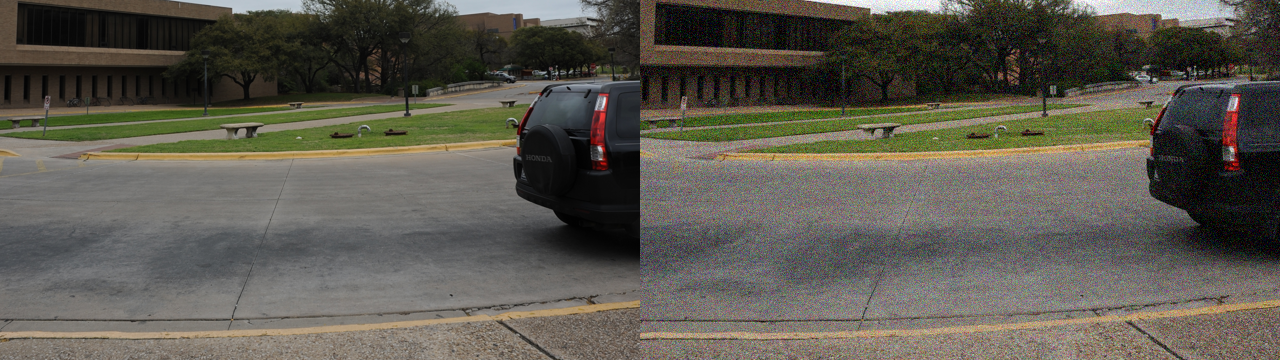
%> input picture SINQ_release/demo_pic.bmp, 1280 x 360 px
$ octave demo.m   (GNU Octave 9; MATLAB toolbox functions it lacks are replaced by stand-ins)
%> lines starting %> are read from the running program, lines starting %| are printed output that depends on the picture
### SINQ_release/compute_score.m
function score = compute_score(img)

	load model.mat;
	[~, ~, d] = size(img);
	if (d ~= 1)
		img = rgb2gray(img);
	end
	img = double(img);
	size_img = size(img);
	imDL = img(:,1:size_img(2)/2);
	imDR = img(:,size_img(2)/2+1:end);
	max_disp = 25;
	[fdsp, dmapD, confD, diffD] = mj_stereo_SSIM(imDL,imDR, max_disp);
	dmapgra=gradient(dmapD);
	dmapgra=abs(dmapgra);
	dmapgra1=1./(1+dmapgra);
	[single, dot] = single_by_Infor3DQA(imDL,imDR,dmapD);
	feature = [ExtractFeatureWithSailency(single, dmapgra1), ExtractFeature(dot), ExtractFeature(imDL), ExtractFeature(imDR)];
	[q, reg_acc, dec] = svmpredict(1, feature, svrmodel,'-q');
	score = q;
end

### SINQ_release/mj_stereo_SSIM.m

%-----------------------------------------------------------------
% This code is modified from the package provided by Shawn Lankton (http://www.shawnlankton.com) Feb. 2008
% The modification uses SSIM to replace SAD in computing disparities
% Ming-Jun Chen May 2012
%-----------------------------------------------------------------
% function [dsp_f dsp] = stereo(img_R,img_L, maxs)
%
% 3D from stereo.  This function takes a stereo pair
% (that should already be registered so the only difference is in the
% 'x' dimension), and produces a 'disparity map.'  The output here is
% pixel disparity, which can be converted to actual distance from the
% cameras if information about the camera geometry is known.
%
% The output here does show which objects are closer.
% Brighter = closer
%
% EXAMPLE:
% img_R = imread('tsuR.jpg');
% img_L = imread('tsuL.jpg');
% [dsp_f dsp] = stereo(img_R,img_L,20);
%
% Inputs:
%   img_R  = right image
%   img_L  = left image
%   maxs   = maximum pixel disparity.  (depends on image pair)
%
% Outputs:
%   dsp   = pixel disparities before final filtering (0 indicates bad pixel)
%   dsp_f = final disparity map after mode filtering
%
% Algorithm:
% 1) Compute pixel disparity by comparing shifted versions of images.
% 2) Use 2D mode filter to replace low-confidence information with
%    information from high-confidence neighbors.
%
% Coded by Shawn Lankton (http://www.shawnlankton.com) Feb. 2008
%-----------------------------------------------------------------

function [fdsp dsp confidence difference] = mj_stereo_SSIM(i1,i2, maxs)
  win_size  = 7; %-- size of window used when smoothing
  tolerance = 2; %-- how close R-L and L-R values need to be
  weight    = 1; %-- weight on gradients opposed to color

  %--determine pixel correspondence Right-to-Left and Left-to-Right
  [dsp1, diff1, cor1] = slide_images(i1,i2, 1, maxs, win_size, weight);
  [dsp2, diff2, cor2] = slide_images(i2,i1, -1, -maxs, win_size, weight);

  %--keep only high-confidence pixels
  [dsp conf diff] = winner_take_all(dsp1,diff1,cor1,dsp2,diff2,cor2,tolerance);

  confidence = conf;
  difference = diff;
  %--try to eliminate bad pixesl
 % fdsp = modefilt2((dsp),[win_size,win_size],2);  -- MJ take out the smoothing step
    fdsp = dsp;
%%----- HELPER FUNCTIONS

%-- takes the best disparity when we're within tolerance
function [pd  conf diff] = winner_take_all(d1,m1,cor1,d2,m2,cor2,tolerance,maxs)
%   pixel_dsp = zeros(size(d1));               %-- initialize output
%   conf = zeros(size(d1));
%     diff = zeros(size(d1));
%
   idx1 = find(m1>m2); %-- find where d1 is best
   idx2 = find(m2>m1); %-- find where d2 is best
%
%   pixel_dsp(idx1) = d1(idx1);                %-- fill with d1
%   diff(idx1) = m1(idx1);
%   conf(idx1) = cor1(idx1);

  pixel_dsp = d1;                %-- fill with d2
  diff = m1;
  conf = cor1;

  pixel_dsp(idx2) = d2(idx2);                %-- fill with d2
  diff(idx2) = m2(idx2);
  conf(idx2) = cor2(idx2);

  pd = shift_image(pixel_dsp,5);             %-- shift to match i1
  diff = shift_image(diff,5);             %-- shift to match i1
  conf = shift_image(conf,5);             %-- shift to match i1

%-- slides images across each other to get disparity estimate
function [disparity mindiff corrmap ] = slide_images(i1,i2,mins,maxs,win_size,weight)
  [dimy,dimx,c] = size(i1);
  disparity = zeros(dimy,dimx);    %-- init outputs
  mindiff = inf(dimy,dimx);
  corrmap = zeros(dimy,dimx);

  h = ones(win_size)/win_size.^2;  %-- averaging filter

  [g1x] = gradient(double(i1)); %-- get gradient for each image
  [g2x] = gradient(double(i2));
  Precision=1;
  step = sign(maxs-mins)*Precision;          %-- adjusts to reverse slide
  for(i=mins:step:maxs)
    s  = shift_image(i2,i);        %-- shift image and derivs
    sx = shift_image(g2x,i);


    %--CSAD  is Cost from Sum of Absolute Differences
    %--CGRAD is Cost from Gradient of Absolute Differences

      %-- get CSAD and CGRAD
    [s1 ,ssimmap]= ssim(i1,s);           % -- MJ use SSIM
    [sg1,gssimmap]= ssim(g1x,sx);   	 % -- MJ use SSIM

    diffs = (i1-s);       %-- get CSAD and CGRAD

    CSSIM  = imfilter(ssimmap,h);           % -- MJ use SSIM
    CGSSIM = imfilter(gssimmap,h);           % -- MJ use SSIM
    d = 0.5*double(CSSIM)+0.5*CGSSIM;          %-- total 'difference' score

    idx = find(d>corrmap);          %-- put corresponding disarity
    disparity(idx) = abs(i)*Precision;        %   into correct place in image
    mindiff(idx) = diffs(idx);
    corrmap(idx) = d(idx);
  end

%-- Shift an image
function I = shift_image(I,shift)
  dimx = size(I,2);
  if(shift > 0)
    I(:,shift:dimx,:) = I(:,1:dimx-shift+1,:);
    I(:,1:shift-1,:) = 0;
  else
    if(shift<0)
      I(:,1:dimx+shift+1,:) = I(:,-shift:dimx,:);
      I(:,dimx+shift+1:dimx,:) = 0;
    end
  end


### SINQ_release/mj_computeDispCompIm.m
function [ disp_comp_L ] = mj_computeDispCompIm( imL,imR,Dmap_L )

%   Generate merged view from disparity map

disp_comp_L=imL; % greate buffer for systhesized view
disp_comp_L(:)=0; % reset

sz=size(imL);

for x=1:sz(1)
    for y=1:sz(2)
        idxNew = y- Dmap_L(x,y);
        idxNew = max(1,idxNew);
        idxNew = min(sz(2)-1,idxNew);
        disp_comp_L(x,y)= (idxNew- floor(idxNew))*imR(x,floor(idxNew)+1)+(floor(idxNew)+1-idxNew)*imR(x,floor(idxNew)); % interpolated between pixels
    end
end

end

### SINQ_release/ExtractInforResponse.m
function [ infor ] = ExtractInforResponse( im )

%a = ones(11,11);
%infor = entropyfilt(im,a);
 im=double(im);

 for scale=1:1

     N=2^(4-scale+1)+1;
     win=fspecial('gaussian',N,N/5);

     if (scale >1)
         im=filter2(win,im,'same');
         im=im(1:2:end,1:2:end);
     end

     mu1   = filter2(win, im, 'same');
     mu1_sq = mu1.*mu1;
     sigma1_sq = filter2(win, im.*im, 'same') - mu1_sq;
     sigma1_sq(sigma1_sq<1e-10)=0;

     %infor=log2(1+sigma1_sq./sigma_nsq);
     infor=log2(1+sigma1_sq);
 end

end

### SINQ_release/mj_GenMergeWEntropy.m
function [ M_L ] = mj_GenMergeWEntropy( imL,imR,EN_L,EN_R )

% [10 lines of commented-out code are left out]
    EN_L(EN_L==0)=0.0001;
    EN_R(EN_R==0)=0.0001;

    alfa = 1;
    EN_L = EN_L.^alfa;
    EN_R = EN_R.^alfa;

    EN_Sum=EN_L+EN_R;


    EN_L = EN_L./EN_Sum;
    EN_R = EN_R./EN_Sum;


    M_L=(double(imL).*EN_L+double(imR).*EN_R);
end

### SINQ_release/single_by_Infor3DQA.m
function [single, dot] = single_by_Infor3DQA(imDL,imDR,dmap_test)


if(size(imDL,3)==3)
    imDL = rgb2gray(imDL);
    imDR = rgb2gray(imDR);
end

[ disp_comp_dl] = mj_computeDispCompIm( imDL,imDR,dmap_test );

[D_L_Infor]=ExtractInforResponse(imDL);
[Syn_D_Infor]=ExtractInforResponse(imDR);


[ disp_comp_GBdl ] = mj_computeDispCompIm( D_L_Infor,Syn_D_Infor,dmap_test );
[ single ] = mj_GenMergeWEntropy( imDL,disp_comp_dl,D_L_Infor,disp_comp_GBdl );
dot = double(imDL) .* double(disp_comp_dl);

end

### SINQ_release/ExtractFeatureWithSailency.m
function feat = ExtractFeatureWithSailency(imdist,dmapgra)

%------------------------------------------------
% Feature Computation
%-------------------------------------------------
scalenum = 2;
window = fspecial('gaussian',7,7/6);
window = window/sum(sum(window));

feat = [];
%tic
for itr_scale = 1:scalenum

mu            = filter2(window, imdist, 'same');
mu_sq         = mu.*mu;
sigma         = sqrt(abs(filter2(window, imdist.*imdist, 'same') - mu_sq));
structdis     = (imdist-mu)./(sigma+1);
structdis     = structdis.*dmapgra;

[alpha overallstd]       = estimateggdparam(structdis(:));
skew          = skewness(structdis(:));
kur           = kurtosis(structdis(:));
feat                     = [feat alpha overallstd^2 skew kur];
% feat                     = [feat alpha overallstd^2];

shifts                   = [ 0 1;1 0 ; 1 1; -1 1];

for itr_shift =1:4

shifted_structdis        = circshift(structdis,shifts(itr_shift,:));
pair                     = structdis(:).*shifted_structdis(:);
[alpha leftstd rightstd] = estimateaggdparam(pair);
const                    =(sqrt(gamma(1/alpha))/sqrt(gamma(3/alpha)));
meanparam                =(rightstd-leftstd)*(gamma(2/alpha)/gamma(1/alpha))*const;
skew          = skewness(pair(:));
kur           = kurtosis(pair(:));
feat                     =[feat alpha meanparam leftstd^2 rightstd^2 skew kur];
% feat                     =[feat alpha meanparam leftstd^2 rightstd^2];
end


imdist                   = imresize(imdist,0.5);
dmapgra                  = imresize(dmapgra,0.5);

end
%toc

### SINQ_release/estimateggdparam.m
function [gamparam sigma] = estimateggdparam(vec)


gam                              = 0.2:0.001:10;
r_gam                            = (gamma(1./gam).*gamma(3./gam))./((gamma(2./gam)).^2);

sigma_sq                         = mean((vec).^2);
sigma                            = sqrt(sigma_sq);
E                                = mean(abs(vec));
rho                              = sigma_sq/E^2;
[min_difference, array_position] = min(abs(rho - r_gam));
gamparam                         = gam(array_position);

### SINQ_release/ExtractFeature.m
function feat = ExtractFeature(imdist)

%------------------------------------------------
% Feature Computation
%-------------------------------------------------
scalenum = 2;
window = fspecial('gaussian',7,7/6);
window = window/sum(sum(window));

feat = [];
%tic
for itr_scale = 1:scalenum

mu            = filter2(window, imdist, 'same');
mu_sq         = mu.*mu;
sigma         = sqrt(abs(filter2(window, imdist.*imdist, 'same') - mu_sq));
structdis     = (imdist-mu)./(sigma+1);


[alpha overallstd]       = estimateggdparam(structdis(:));
skew          = skewness(structdis(:));
kur           = kurtosis(structdis(:));
feat                     = [feat alpha overallstd^2 skew kur];
% feat                     = [feat alpha overallstd^2];

shifts                   = [ 0 1;1 0 ; 1 1; -1 1];

for itr_shift =1:4

shifted_structdis        = circshift(structdis,shifts(itr_shift,:));
pair                     = structdis(:).*shifted_structdis(:);
[alpha leftstd rightstd] = estimateaggdparam(pair);
const                    =(sqrt(gamma(1/alpha))/sqrt(gamma(3/alpha)));
meanparam                =(rightstd-leftstd)*(gamma(2/alpha)/gamma(1/alpha))*const;
skew          = skewness(pair(:));
kur           = kurtosis(pair(:));
feat                     =[feat alpha meanparam leftstd^2 rightstd^2 skew kur];
% feat                     =[feat alpha meanparam leftstd^2 rightstd^2];
end


imdist                   = imresize(imdist,0.5);


end
%toc

### SINQ_release/demo.m
clear all;

% Load the model which already been trained in LIVE 3D Database
load model.mat;

% Read the example picture
img = imread('demo_pic.bmp');
%> img is the input picture: size 360x1280x3 uint8; mean R, G, B 93.1, 89.9, 80.3

% call function compute_feature.m to calculate the quality score of the example picture
score = compute_score(img);
%> the loop in slide_images, `for(i=mins:step:maxs)` made 25 passes
%> (s1, sg1) on passes 1 to 12: (0.166, 0.00121), (0.2, 0.0245), (0.218, 0.0464), (0.193, 0.0192), (0.169, 0.00439), (0.159, 0.00326), (0.158, 0.00815), (0.158, 0.0152), (0.153, 0.0159), (0.143, 0.0119), (0.132, 0.00571), (0.137, 0.0114)
%> pass 1, in slide_images, `[s1 ,ssimmap]= ssim(i1,s);`:
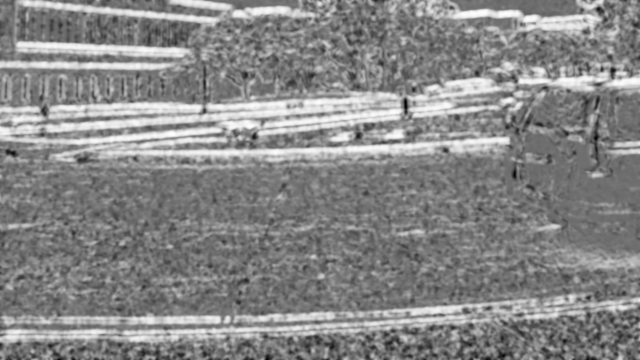
%> ssimmap: size 360x640 double; min -0.742, max 0.97, mean 0.166; drawn with min black and max white
%> pass 1, in slide_images, `[sg1,gssimmap]= ssim(g1x,sx);`:
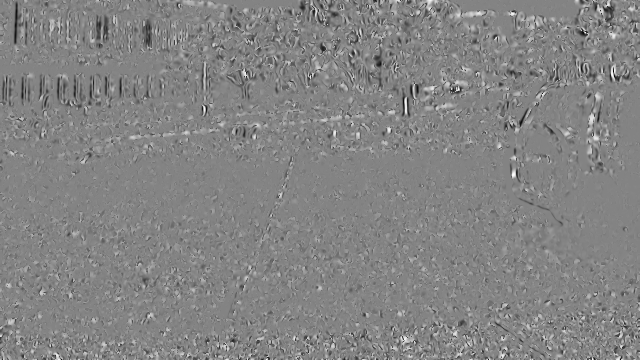
%> gssimmap: size 360x640 double; min -0.751, max 0.702, mean 0.00121; drawn with min black and max white
%> pass 1, in slide_images, `CSSIM  = imfilter(ssimmap,h);`:
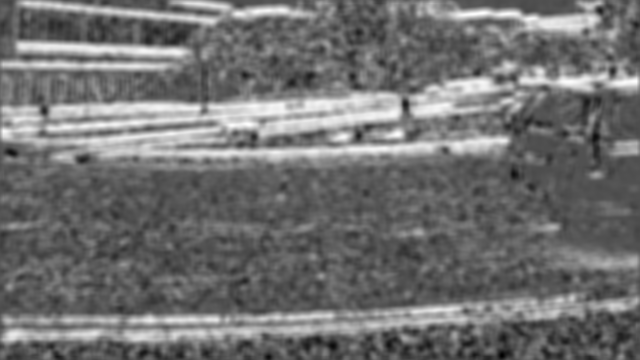
%> CSSIM: size 360x640 double; min -0.41, max 0.891, mean 0.166; drawn with min black and max white
%> after the loop in slide_images, `for(i=mins:step:maxs)`:
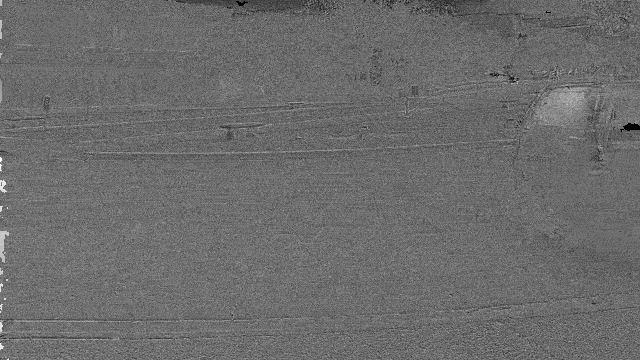
%> mindiff: size 360x640 double; 0.06% of the values are NaN or infinite; the others: min -111, max 144, mean -3.32; drawn with min black, max white, NaN and infinite black
%> call 2 of slide_images, with mins = -1, maxs = -25, win_size = 7, weight = 1
%> the loop in slide_images (call 2), `for(i=mins:step:maxs)` made 25 passes
%> (s1, sg1) on passes 1 to 12: (0.166, 0.0012), (0.2, 0.0244), (0.219, 0.0464), (0.194, 0.019), (0.17, 0.00435), (0.159, 0.00329), (0.158, 0.00822), (0.158, 0.0151), (0.154, 0.0159), (0.143, 0.0118), (0.132, 0.00565), (0.136, 0.0113)
%> after the loop in slide_images (call 2), `for(i=mins:step:maxs)`:
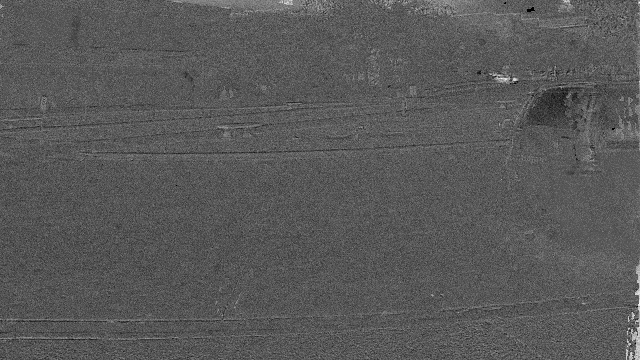
%> mindiff: size 360x640 double; 0.01% of the values are NaN or infinite; the others: min -85, max 170, mean 3.87; drawn with min black, max white, NaN and infinite black
%> in winner_take_all, `idx1 = find(m1>m2);`: idx1 = 83267 values from 1 to 230273
%> in winner_take_all, `idx2 = find(m2>m1);`: idx2 = 142500 values from 7 to 230400
%> in mj_computeDispCompIm, `disp_comp_L(:)=0;`: disp_comp_L: size 360x640 double; every value is 0
%> after the loop in mj_computeDispCompIm (call 2), `for x=1:sz(1)`:
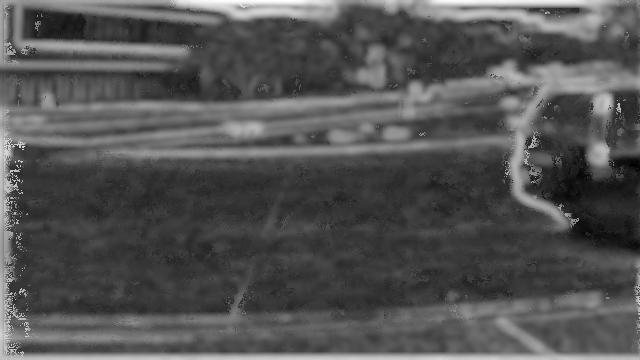
%> disp_comp_L: size 360x640 double; min 5.51, max 13.75, mean 8.22; drawn with min black and max white
%> the loop in ExtractFeatureWithSailency, `for itr_scale = 1:scalenum` made 2 passes
%> (sigma_sq in estimateggdparam, E in estimateggdparam, rho in estimateggdparam, min_difference in estimateggdparam, array_position in estimateggdparam, gamparam in estimateggdparam) on pass 1: (0.325, 0.429, 1.76, 2.88e-05, 1143, 1.34)
%> (sigma_sq in estimateggdparam, E in estimateggdparam, rho in estimateggdparam, min_difference in estimateggdparam, array_position in estimateggdparam, gamparam in estimateggdparam) on pass 2: (0.215, 0.363, 1.63, 8.36e-05, 1540, 1.74)
%> pass 1, in ExtractFeatureWithSailency, `mu            = filter2(window, imdist, 'same');`:
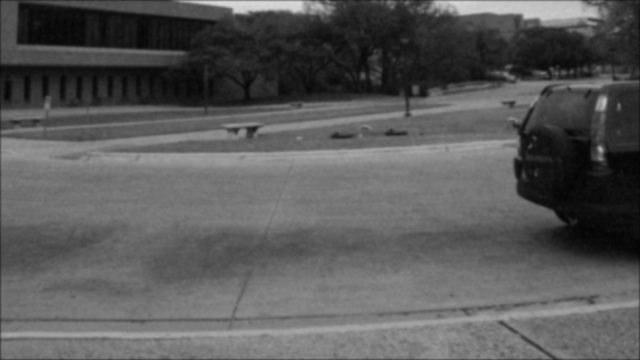
%> mu: size 360x640 double; min 3.9, max 217.6, mean 89.8
%> after the loop in ExtractFeatureWithSailency, `for itr_scale = 1:scalenum`: feat = 56 values, max 11.55 at index 50, min -0.611 at index 55, mean 1.8
%> the loop in ExtractFeature, `for itr_scale = 1:scalenum` made 2 passes
%> (sigma_sq in estimateggdparam, E in estimateggdparam, rho in estimateggdparam, min_difference in estimateggdparam, array_position in estimateggdparam, gamparam in estimateggdparam) on pass 1: (0.609, 0.641, 1.48, 2.66e-05, 2509, 2.71)
%> (sigma_sq in estimateggdparam, E in estimateggdparam, rho in estimateggdparam, min_difference in estimateggdparam, array_position in estimateggdparam, gamparam in estimateggdparam) on pass 2: (0.454, 0.551, 1.49, 4.22e-05, 2406, 2.61)
%> after the loop in ExtractFeature, `for itr_scale = 1:scalenum`: feat = 56 values, max 6.96 at index 56, min -0.58 at index 55, mean 1.26
%> the loop in ExtractFeature (call 2), `for itr_scale = 1:scalenum` made 2 passes
%> (sigma_sq in estimateggdparam, E in estimateggdparam, rho in estimateggdparam, min_difference in estimateggdparam, array_position in estimateggdparam, gamparam in estimateggdparam) on pass 1: (0.294, 0.437, 1.54, 5.51e-05, 2003, 2.2)
%> (sigma_sq in estimateggdparam, E in estimateggdparam, rho in estimateggdparam, min_difference in estimateggdparam, array_position in estimateggdparam, gamparam in estimateggdparam) on pass 2: (0.279, 0.43, 1.51, 3.31e-05, 2211, 2.41)
%> in compute_score, `feature = [ExtractFeatureWithSailency(single, dmapgra1), ExtractFeatur..`: feature = 224 values, max 11.55 at index 50, min -0.611 at index 55, mean 1.43
%> (the run ends here)
